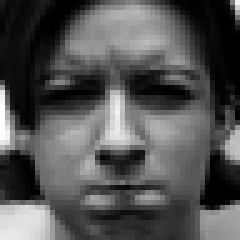
#> input picture CK+48/anger/S010_004_00000019.png, 48 x 48 px (shown 5 times larger); its folder holds only this picture in this run
$ jupyter execute --allow-errors LBP_Face_Detection.ipynb
#> lines starting #> are read from the running program, lines starting #| are printed output that depends on the picture
[cell 1]
import numpy as np
import pandas as pd
import matplotlib.pyplot as plt
import seaborn as sns
import cv2
import os
import random
from tqdm import tqdm
from sklearn.model_selection import train_test_split
import tensorflow as tf
from sklearn.preprocessing import StandardScaler
from sklearn.cluster import KMeans
from sklearn.ensemble import RandomForestClassifier
from sklearn.metrics import accuracy_score
from sklearn.metrics import confusion_matrix, accuracy_score, precision_score, recall_score, roc_auc_score, classification_report
import pickle

[cell 2]
from skimage.feature import local_binary_pattern

def extract_lbp_features(image):
    gray_image = cv2.cvtColor(image, cv2.COLOR_RGB2GRAY)
    lbp = local_binary_pattern(gray_image, P=8, R=1, method='uniform')
    (hist, _) = np.histogram(lbp.ravel(),
                             bins=np.arange(0, 8 * 1 + 3),
                             range=(0, 8 * 1 + 2))
    hist = hist.astype("float")
    hist /= (hist.sum() + 1e-7)
    return hist

[cell 3]
data_dir = './CK+48/'
classes = os.listdir(data_dir)
num_classes = len(classes)
X = []
y = []
input_size = (64, 64)

for label_index, class_name in enumerate(classes):
    class_path = os.path.join(data_dir, class_name)
    for image_name in os.listdir(class_path):
        image_path = os.path.join(class_path, image_name)
        image = cv2.imread(image_path)
#> image is the input picture: shape (48, 48, 3); min 0, max 255, mean 82.6

        if image is not None:
         # Preprocessing
            resized_image = cv2.resize(image, input_size)
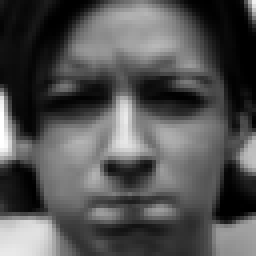
#> resized_image: shape (64, 64, 3) (shown 4 times larger); min 0, max 255, mean 82.6
            gray_image = cv2.cvtColor(resized_image, cv2.COLOR_BGR2RGB)
            blurred_image = cv2.GaussianBlur(gray_image, (5, 5), 0)
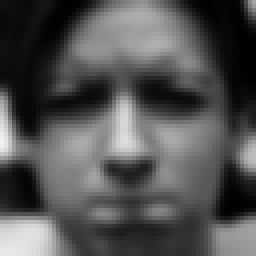
#> blurred_image: shape (64, 64, 3) (shown 4 times larger); min 0, max 242, mean 82.5

            feature = extract_lbp_features(blurred_image)
#> in extract_lbp_features, `lbp = local_binary_pattern(gray_image, P=8, R=1, method='uniform')`:
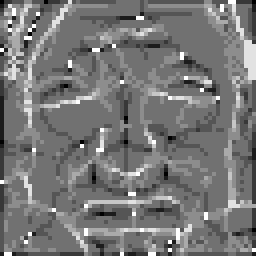
#> lbp: shape (64, 64) float64 (shown 4 times larger); min 0, max 9, mean 4.21; drawn with min black and max white
#> in extract_lbp_features, `(hist, _) = np.histogram(lbp.ravel(), bins=np.arange(0, 8 * 1 + 3), ra..`: hist = [14, 71, 147, 624, 2142, 657, 171, 102, 108, 60]
#> in extract_lbp_features, `hist /= (hist.sum() + 1e-7)`: hist = [0.00342, 0.0173, 0.0359, 0.152, 0.523, 0.16, 0.0417, 0.0249, 0.0264, 0.0146]
#> feature has the same summary as hist in extract_lbp_features

            X.append(feature)
            y.append(label_index)
#> pass 2 of the loop `for label_index, class_name in enumerate(classes):`:
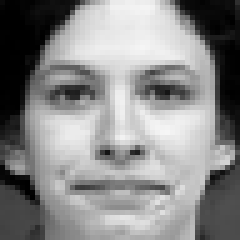
#> input picture CK+48/contempt/S138_008_00000009.png, 48 x 48 px (shown 5 times larger)
#> image is the input picture: shape (48, 48, 3); min 0, max 246, mean 137.2
#> `blurred_image = cv2.GaussianBlur(gray_image, (5, 5), 0)`:
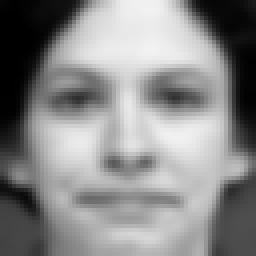
#> blurred_image: shape (64, 64, 3) (shown 4 times larger); min 0, max 242, mean 137.2
#> in extract_lbp_features (call 2), `lbp = local_binary_pattern(gray_image, P=8, R=1, method='uniform')`:
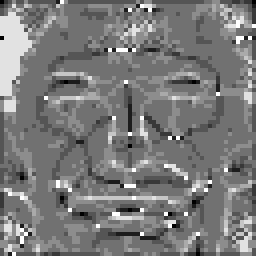
#> lbp: shape (64, 64) float64 (shown 4 times larger); min 0, max 9, mean 4.33; drawn with min black and max white
#> in extract_lbp_features (call 2), `(hist, _) = np.histogram(lbp.ravel(), bins=np.arange(0, 8 * 1 + 3), ra..`: hist = [14, 64, 100, 570, 2092, 781, 129, 103, 188, 55]
#> in extract_lbp_features (call 2), `hist /= (hist.sum() + 1e-7)`: hist = [0.00342, 0.0156, 0.0244, 0.139, 0.511, 0.191, 0.0315, 0.0251, 0.0459, 0.0134]
#> `feature = extract_lbp_features(blurred_image)`: feature has the same summary as hist in extract_lbp_features

[cell 4]
dummy_img = './CK+48/surprise/S124_001_00000014.png'
image = cv2.imread(dummy_img)
#> (the rest of this cell did not finish here and is left out)

[cell 5]
dummy_img = './CK+48/surprise/S124_001_00000014.png'
image = cv2.imread(dummy_img)
#> (the rest of this cell did not finish here and is left out)

[cell 6]
x = np.array(X)
y = np.array(y)

[cell 7]
# x = x.astype('float32')/255
scaler = StandardScaler()
x = scaler.fit_transform(x)

#> (a cell that did not finish here is left out)

[cell 9]
# from imblearn.over_sampling import SMOTE
# random = SMOTE(random_state=42)
# X_train, y_train = random.fit_resample(X_train, y_train)

[cell 10]
model = RandomForestClassifier(n_estimators= 100, random_state=42)
#> (the rest of this cell did not finish here and is left out)

#> (a cell that did not finish here is left out)

#> (a cell that did not finish here is left out)

[cell 13]
from sklearn.metrics import classification_report
#> (the rest of this cell did not finish here and is left out)

[cell 14]
def preprocess_and_predict_lbp(image_path, model, scaler):
    # Baca gambar
#> called with image_path = './im2.png'
    image = cv2.imread(image_path)
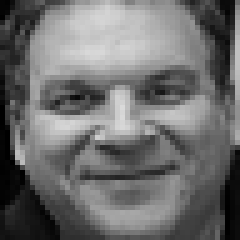
#> input picture im2.png, 48 x 48 px (shown 5 times larger)
#> image is the input picture: shape (48, 48, 3); min 0, max 218, mean 109.7
    if image is None:
        raise ValueError(f"Gambar di {image_path} tidak ditemukan atau tidak valid.")

    # Preprocessing
    input_size = (64, 64)
    resized_image = cv2.resize(image, input_size)
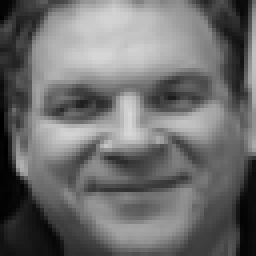
#> resized_image: shape (64, 64, 3) (shown 4 times larger); min 0, max 215, mean 109.6
    gray_image = cv2.cvtColor(resized_image, cv2.COLOR_BGR2RGB)
    blurred_image = cv2.GaussianBlur(gray_image, (5, 5), 0)
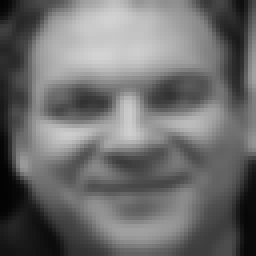
#> blurred_image: shape (64, 64, 3) (shown 4 times larger); min 3, max 211, mean 109.6

    # Ekstraksi fitur LBP
    feature = extract_lbp_features(blurred_image)
#> in extract_lbp_features (call 3), `lbp = local_binary_pattern(gray_image, P=8, R=1, method='uniform')`:
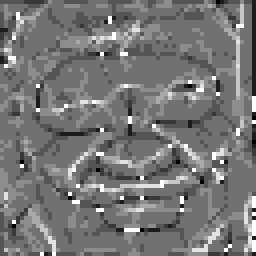
#> lbp: shape (64, 64) float64 (shown 4 times larger); min 0, max 9, mean 4.19; drawn with min black and max white
#> in extract_lbp_features (call 3), `(hist, _) = np.histogram(lbp.ravel(), bins=np.arange(0, 8 * 1 + 3), ra..`: hist = [11, 82, 109, 619, 2193, 723, 128, 76, 71, 84]
#> in extract_lbp_features (call 3), `hist /= (hist.sum() + 1e-7)`: hist = [0.00269, 0.02, 0.0266, 0.151, 0.535, 0.177, 0.0312, 0.0186, 0.0173, 0.0205]
#> feature has the same summary as hist in extract_lbp_features
    feature = np.array([feature])  # Ubah ke bentuk 2D (1, n_features)

    # Standarisasi
    feature_scaled = scaler.transform(feature)

    # Prediksi dengan model
    prediction = model.predict(feature_scaled)

    return prediction[0]  # Mengembalikan label prediksi

# Contoh penggunaan
image_path = './im2.png'
#> (the rest of this cell did not finish here and is left out)

[cell 15]
def extracts_lbp_features(image):
    gray_image = cv2.cvtColor(image, cv2.COLOR_RGB2GRAY)
    lbp = local_binary_pattern(gray_image, P=8, R=1, method='uniform')
    (hist, _) = np.histogram(lbp.ravel(),
                             bins=np.arange(0, 8 * 1 + 3),
                             range=(0, 8 * 1 + 2))
#> hist = [11, 82, 109, 619, 2193, 723, 128, 76, 71, 84]
    hist = hist.astype("float")
    hist /= (hist.sum() + 1e-7)
#> hist = [0.00269, 0.02, 0.0266, 0.151, 0.535, 0.177, 0.0312, 0.0186, 0.0173, 0.0205]
    return lbp, hist

image = cv2.imread(image_path)
image = cv2.resize(image, (64,64))
image = cv2.cvtColor(image, cv2.COLOR_BGR2RGB)
image = cv2.GaussianBlur(image, (5, 5), 0)

lbp_image, hist = extracts_lbp_features(image)
# Tampilkan LBP
plt.figure(figsize=(10, 5))
plt.subplot(1, 2, 1)
plt.imshow(lbp_image, cmap='gray')
plt.title('LBP Image')
plt.axis('off')
